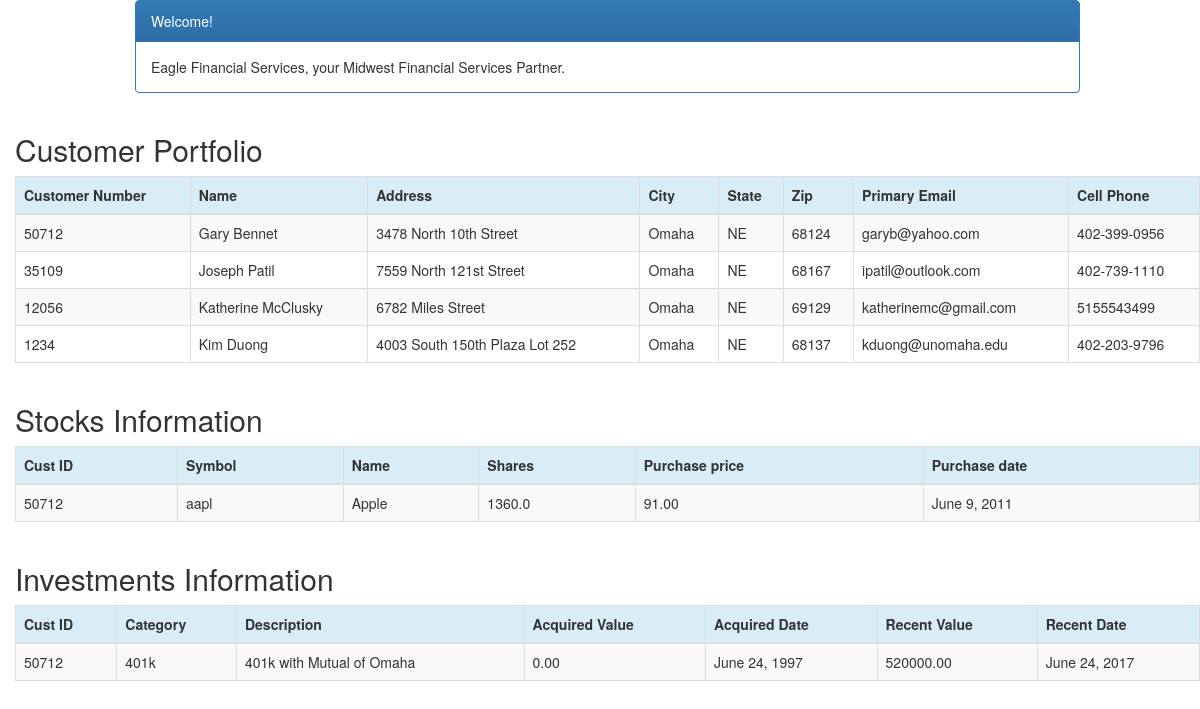
Page /customer/2/portfolio/ (signed in) on the committed database.
### portfolio/models.py (models this page shows, shortened)
class Customer(models.Model):
    name = models.CharField(max_length=50)
    address = models.CharField(max_length=200)
    cust_number = models.IntegerField(blank=False, null=False)
    city = models.CharField(max_length=50)
    state = models.CharField(max_length=50)
    zipcode = models.CharField(max_length=10)
    email = models.EmailField(max_length=200)
    cell_phone = models.CharField(max_length=50)
    created_date = models.DateTimeField(
        default=timezone.now)
    updated_date = models.DateTimeField(auto_now_add=True)
    def __str__(self):
        return str(self.cust_number)

class Stock(models.Model):
    customer = models.ForeignKey(Customer, on_delete=models.CASCADE, related_name='stocks')
    symbol = models.CharField(max_length=10)
    name = models.CharField(max_length=50)
    shares = models.DecimalField (max_digits=10, decimal_places=1)
    purchase_price = models.DecimalField(max_digits=10, decimal_places=2)
    purchase_date = models.DateField(default=timezone.now, blank=True, null=True)

class Investment(models.Model):
    customer = models.ForeignKey(Customer, on_delete=models.CASCADE, related_name='investments')
    category = models.CharField(max_length=50)
    description = models.CharField(max_length=200)
    acquired_value = models.DecimalField(max_digits=10, decimal_places=2)
    acquired_date = models.DateField(default=timezone.now)
    recent_value = models.DecimalField(max_digits=10, decimal_places=2)
    recent_date = models.DateField(default=timezone.now, blank=True, null=True)

### portfolio/views.py (the view)
# urls.py: path('', include('portfolio.urls')),
@login_required
def portfolio(request,pk):
    customer = get_object_or_404(Customer, pk=pk)
    customers = Customer.objects.filter(created_date__lte=timezone.now())
    investments = Investment.objects.filter(customer=pk)
    stocks = Stock.objects.filter(customer=pk)
    sum_acquired_value = Investment.objects.filter(customer=pk).aggregate(Sum('acquired_value'))
    return render(request, 'portfolio/portfolio.html', {'customers': customers, 'investments': investments,
                                                      'stocks': stocks,
                                                      'sum_acquired_value': sum_acquired_value,})

### portfolio/templates/portfolio/portfolio.html (shortened to what this page needs)
{% load staticfiles %}
{% load mathfilters %}
<!DOCTYPE html>
<link rel="stylesheet" href="//maxcdn.bootstrapcdn.com/bootstrap/3.2.0/css/bootstrap.min.css">
<link rel="stylesheet" href="//maxcdn.bootstrapcdn.com/bootstrap/3.2.0/css/bootstrap-theme.min.css">
<html lang="en">
<head>
    <link rel="stylesheet" href="{% static 'css/portfolio.css' %}">
</head>
<body>
<div class="container">
    <div class="row">
        <div class="col-md-10 col-md-offset-1">
            <div class="panel panel-primary">
                <div class="panel-heading">Welcome!</div>
                <div class="panel-body">
                    Eagle Financial Services, your Midwest Financial Services Partner.
                </div>
            </div>
        </div>
    </div>
</div>
<div class="row">
    <h2 style="padding-left: 15Px">Customer Portfolio</h2>
</div>
<div>
    <table class="table table-striped table-bordered table-hover">
    <thead>
    <tr class="bg-info">
        <th>Customer Number</th>
        <th>Name</th>
        <th>Address</th>
        <th>City</th>
        <th>State</th>
        <th>Zip</th>
        <th>Primary Email</th>
        <th>Cell Phone</th>
    </tr>
    </thead>
    <tbody>
    {% for customer in customers %}
        <tr>
            <td>{{ customer.cust_number }}</td>
                    <td>{{ customer.name }}</td>
                    <td>{{ customer.address }}</td>
                    <td>{{ customer.city }}</td>
                    <td>{{ customer.state }}</td>
                    <td>{{ customer.zipcode }}</td>
                    <td>{{ customer.email }}</td>
                    <td>{{ customer.cell_phone }}</td>
        </tr>
    {% endfor %}
    </tbody>
    </table>
</div>
<div class="row">
    <h2 style="padding-left: 15Px">Stocks Information</h2>
</div>
<div>
    <table class="table table-striped table-bordered table-hover">
        <thead>
        <tr class="bg-info">
            <th>Cust ID</th>
            <th>Symbol</th>
            <th>Name</th>
            <th>Shares</th>
            <th>Purchase price</th>
            <th>Purchase date</th>
        </tr>
        </thead>
        <tbody>
        {% for stock in stocks %}
            <tr>
                <td>{{ stock.customer }}</td>
                <td>{{ stock.symbol }}</td>
                <td>{{ stock.name }}</td>
                <td>{{ stock.shares }}</td>
                <td>{{ stock.purchase_price }}</td>
                <td>{{ stock.purchase_date }}</td>
            </tr>
        {% endfor %}
        </tbody>
    </table>
</div>
<div class="row">
    <h2 style="padding-left: 15Px">Investments Information</h2>
</div>
<div>
    <table class="table table-striped table-bordered table-hover">
        <thead>
        <tr class="bg-info">
            <th>Cust ID</th>
            <th>Category</th>
            <th>Description</th>
            <th>Acquired Value</th>
            <th>Acquired Date</th>
            <th>Recent Value</th>
            <th>Recent Date</th>
        </tr>
        </thead>
        <tbody>
        {% for investment in investments %}
            <tr>
                <td>{{ investment.customer }}</td>
                <td>{{ investment.category }}</td>
                <td>{{ investment.description }}</td>
                <td>{{ investment.acquired_value }}</td>
                <td>{{ investment.acquired_date }}</td>
                <td>{{ investment.recent_value }}</td>
                <td>{{ investment.recent_date}}</td>
            </tr>
        {% endfor %}
        </tbody>
    </table>
</div>

### portfolio/static/css/portfolio.css (style rules this page uses)
body { padding-left: 15px; }

### rows in the picture
Customer: cust_number "50712", name "Gary Bennet", address "3478 North 10th Street", city "Omaha", state "NE", zipcode "68124", email "garyb@yahoo.com", cell_phone "402-399-0956"
Customer: cust_number "35109", name "Joseph Patil", address "7559 North 121st Street", city "Omaha", state "NE", zipcode "68167", email "ipatil@outlook.com", cell_phone "402-739-1110"
Customer: cust_number "12056", name "Katherine McClusky", address "6782 Miles Street", city "Omaha", state "NE", zipcode "69129", email "katherinemc@gmail.com", cell_phone "5155543499"
Customer: cust_number "1234", name "Kim Duong", address "4003 South 150th Plaza Lot 252", city "Omaha", state "NE", zipcode "68137", email "kduong@unomaha.edu", cell_phone "402-203-9796"
Stock: customer "50712", symbol "aapl", name "Apple", shares "1360.0", purchase_price "91.00", purchase_date "June 9, 2011"
Investment: customer "50712", category "401k", description "401k with Mutual of Omaha", acquired_value "0.00", acquired_date "June 24, 1997", recent_value "520000.00", recent_date "June 24, 2017"
